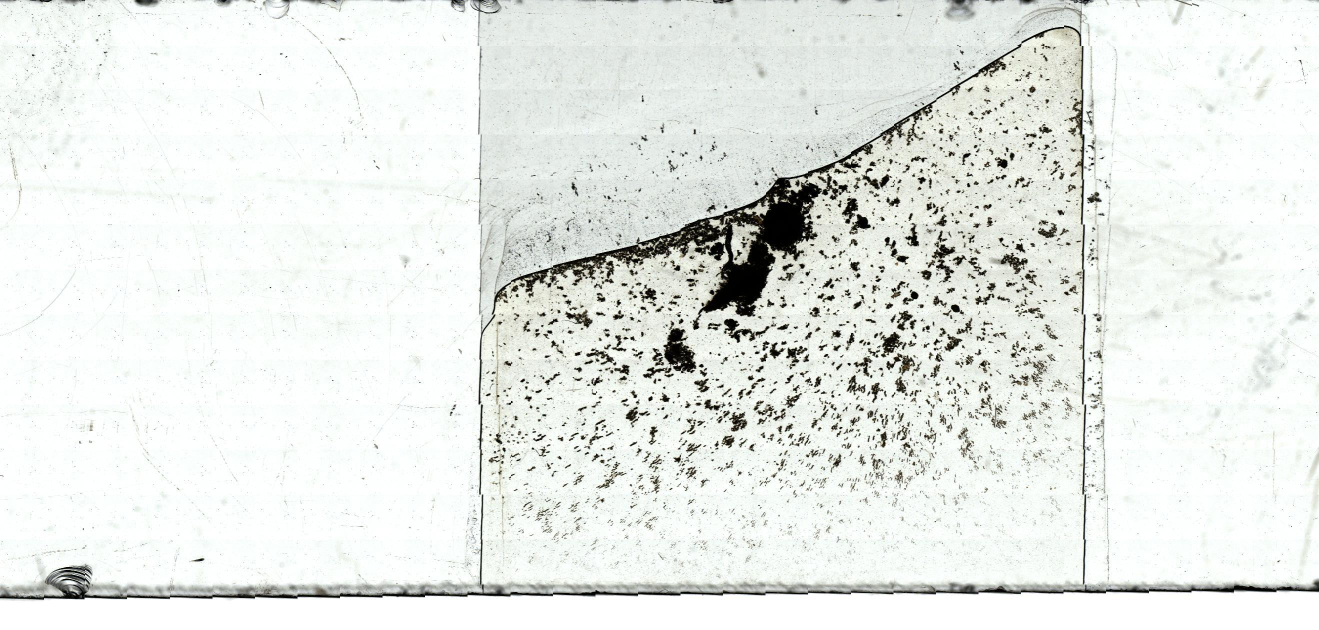
#> input picture test-images/thumb003.jpg, 2638 x 1259 px (shown at 1/2 size)
$ jupyter execute algo-exploring.ipynb   (shell and % lines are left out)
#> lines starting #> are read from the running program, lines starting #| are printed output that depends on the picture
### src/experiment.py
from attrs import define
import numpy as np
from math import pi, log
import matplotlib.pyplot as plt
import cv2 as cv

from polarization import PolarizationMethod, InertionPolarization
from peak_detection import PeakDetectionMethod, NausWallenstein
from segmentation import grid_from_image, segments_detection, loop_segment_list
from line_utils import draw_r_phi


def is_neighbour(one, other):
    return abs(one[0] - other[0]) < 40 and abs(one[1] - other[1]) < 0.02

@define
class ExperimentData:
    # original image
    img: np.ndarray
    # edges extracted from __img__
    edges: np.ndarray
    # segments extracted with grid from __edges__
    segments: list
    # peaks -- detected clusters of segments, likely one peak is one line
    peaks: dict
    # windows triggered peak detection algorithm
    windows: dict
    # deduplicated lines
    filtered_lines: list
    peak_detector: PeakDetectionMethod

    def __init__(self):
        self.segments = []
        self.peaks = {}
        self.windows = {}
        self.filtered_lines = []
        self.peak_detector = None

    def draw_edges(self):
        plt.imshow(self.edges, cmap='gray')

    # [17 lines left out: functions draw_scatter_lines, draw_segments, not called in this run]

    def draw_method_visualizing(self):
        if self.peak_detector != None:
            self.peak_detector.visualize()

    # [48 lines left out: functions draw_windows_dist, draw_lines, visualize, not called in this run]


def run_exp(img, grid_size=20, overlapping_step=0, edge=False,
            polarization_method: PolarizationMethod=InertionPolarization(),
            peak_detection_method: PeakDetectionMethod=NausWallenstein(),
            lines_count=10):

    exp_data = ExperimentData()
    exp_data.img = img
    exp_data.peak_detector = peak_detection_method
    if edge:
        edges = img
    else:
        edges = cv.Canny(img, 50, 400)
    exp_data.edges = edges

    grid = grid_from_image(edges, grid_size, overlapping_step)
    segments = segments_detection(grid, polarization_method)
    exp_data.segments = segments

    if len(segments) == 0:
        print("no segments on image")
        return exp_data

    segment_list = list(map(lambda x: x[0], segments))
    segment_list = loop_segment_list(segment_list, pi * 0.1)

    peaks, windows = exp_data.peak_detector.detect_peaks(segment_list, 5)
    exp_data.peaks, exp_data.windows = peaks, windows

    by_neighbour_amount = list(peaks.items())
    by_neighbour_amount.sort(key=lambda x: x[1])

    drawn = set()
    exp_data.filtered_lines = []
    i = 0
    while i < len(by_neighbour_amount) and len(drawn) < lines_count:
        print("line idx = ", i, "; score = ", by_neighbour_amount[i][0])
        is_drawn = False
        for other in drawn:
            if is_neighbour(by_neighbour_amount[i][0], other):
                is_drawn = True
                print(by_neighbour_amount[i][0], other, "are neighbours")
        if is_drawn:
            i += 1
            continue
        exp_data.filtered_lines.append(by_neighbour_amount[i])
        drawn.add(by_neighbour_amount[i][0])
        i += 1
    return exp_data

### src/segmentation.py
from polarization import PolarizationMethod
from cell import Cell
from math import pi

def grid_from_image(img, grid_size=60, overlapping_step=0):
    grid = []
    steps_iterable = [0]
    if overlapping_step != 0:
        steps_iterable = range(0, grid_size, overlapping_step)
    for step in steps_iterable:
        for i in range(step, img.shape[0], grid_size):
            grid.append([])
            for j in range(step, img.shape[1], grid_size):
                grid[-1].append(Cell(
                    i,
                    min(i + grid_size, img.shape[0]),
                    j,
                    min(j + grid_size, img.shape[1]),
                    img[i:i + grid_size,j: j + grid_size]))
    return grid

def segments_detection(grid, method: PolarizationMethod):
    segments = []
    for row in grid:
        for cell in row:
            result = method(cell)
            if result != None:
                segments.append((result, cell))
    return segments

def loop_segment_list(segments, shift=2 * pi):
    for i in range(len(segments)):
        elem = segments[i]
        if elem[1] < shift:
            segments.append((elem[0], elem[1] + 2 * pi))
    return segments

### src/polarization.py
import numpy as np
import matplotlib.pyplot as plt
from attrs import define
from abc import ABC, abstractmethod
from math import sqrt, atan2, hypot, sin, cos, pi
from typing import Optional, Tuple, List
from line_utils import abc2natural
from cell import Cell

class PolarizationMethod(ABC):
    @abstractmethod
    def __call__(self, cell: Cell):
        pass


class InertionPolarization(PolarizationMethod):
    def find_points_cloud_inertion(self, points: List[Tuple[int]]) -> Optional[Tuple[int]]:
        points = np.array(points)
        median = np.mean(points, axis=0)
        cov = np.cov(points.T)
        eig_values, eig_vectors = np.linalg.eig(cov)
        if eig_values[0] < eig_values[1]:
            eig_values[:] = eig_values[::-1]
            eig_vectors[:] = eig_vectors[::-1]

        direction = eig_vectors[1]
        normal = np.array([-direction[0], direction[1]])
        c = -normal.dot(median)
        a, b = normal
        if eig_values[1] != 0 and eig_values[0] / eig_values[1] < self.inertion: # there is no direction in data
            return None
        if 0:
            print(eig_vectors)
            print(eig_values)
            print(median)

            print(points)
            print(a, b, c)
            x, y = zip(*points)
            plt.scatter(y, x, marker='o')

            xlim = plt.gca().get_xlim()
            ylim = plt.gca().get_ylim()
            xlist = np.linspace(xlim[0], xlim[1], 100) # Create 1-D arrays for x,y dimensions
            ylist = np.linspace(ylim[0], ylim[1], 100)
            X, Y = np.meshgrid(xlist, ylist) # Create 2-D grid xlist,ylist values
            F = a * Y + b * X + c
            plt.contour(X, Y, F, [0], colors = 'black', linestyles = 'solid')
            plt.gca().invert_yaxis()
            r, phi = abc2natural((a, b, c))
            draw_r_phi((r, phi))
            plt.show()
        ret = abc2natural((a, b, c))
        return ret

    def __init__(self, inertion=10, noise_points=10):
        self.inertion = inertion
        self.noise_points = noise_points

    # [9 lines left out: function __call__, not called in this run]

class MaxComponentInertionPolarization(InertionPolarization):
    Shifts = [(-1, 0), (1, 0), (0, -1), (0, 1), (-1, -1), (-1, 1), (1, -1), (1, 1)]
    MaxComponents = 5
    def __init__(self, inertion=10, noise_points=10):
        super(MaxComponentInertionPolarization, self).__init__(inertion, noise_points)

    def find_components(self, cell: Cell) -> List[List[int]]:
        cell_colors = {}
        current_color = 0
        for i, row in enumerate(cell.elements):
            for j, elem in enumerate(row):
                if elem != 0 and cell_colors.get((i, j), -1) == -1:
                    cell_colors[(i, j)] = current_color
                    queue = [(i, j)]
                    begin = 0
                    while begin < len(queue):
                        x, y = queue[begin]
                        for sx, sy in self.Shifts:
                            if 0 <= x + sx < cell.down - cell.up and \
                                0 <= y + sy < cell.right - cell.left and \
                                cell.elements[x + sx][y + sy] != 0 and \
                                cell_colors.get((x + sx, y + sy), -1) != current_color:
                                    cell_colors[(x + sx, y + sy)] = current_color
                                    queue.append((x + sx, y + sy))
                        begin += 1
                    current_color += 1

        components = [[] for i in range(current_color)]
        for coords, color in cell_colors.items():
            components[color].append(coords)
        return components

    def __call__(self, cell: Cell) -> Optional[Tuple[int]]:
        components = self.find_components(cell)
        if len(components) == 0:
            return None
        x = np.array(list(map(len, components)))
        max_color = np.argmax(x)
        points = components[max_color]
        if len(points) < self.noise_points:
            return None
        for i in range(len(points)):
            points[i] = (points[i][0] + cell.up, points[i][1] + cell.left)
        return self.find_points_cloud_inertion(points)

### src/line_utils.py
from math import pi, cos, sin, atan2, hypot
import numpy as np
import matplotlib.pyplot as plt
from cell import Cell

def dist(l1, l2, rescale=1):
    r = abs(l1[0] - l2[0])
    phi = abs(l1[1] - l2[1])
    return hypot(r / rescale, phi)

def abc2natural(line):
    a, b, c = line
    r = -c / hypot(a, b)
    phi = atan2(b, a)
    if r < 0:
        r = -r
        phi = phi + pi
    if phi < 0:
        phi += 2 * pi
    return (r, phi)

# [38 lines left out: functions natural2abc, draw_abc, draw_r_phi, unzip_pairs, not called in this run]

### src/tree_clustering.py
from peak_detection import PeakDetectionMethod
from line_utils import dist, unzip_pairs
import matplotlib.pyplot as plt
from math import pi, e, factorial, sqrt
from scipy.stats import norm
import numpy as np

class Edge:
    def __init__(self, length, u, v):
        self.length = length
        self.u = u
        self.v = v

    # [4 lines left out: function __le__, not called in this run]

    def __lt__(self, other):
        if type(other) is int or float:
            return self.length < other
        return self.length < other.length

    # [4 lines left out: function __ge__, not called in this run]

    def __gt__(self, other):
        if type(other) is int or float:
            return self.length > other
        return self.length > other.length

    def __eq__(self, other):
        if type(other) is int or float:
            return self.length == other
        return self.length == other.length

class Component:
    # [4 lines left out: function __init__, not called in this run]

    def show(self):
        x, y = unzip_pairs(self.points)
        plt.scatter(x, y, marker='.')


class TreeClustering(PeakDetectionMethod):
    def __init__(self, alpha, cutting_dist=1, rescale=1):
        """
        alpha - probability that cluster is accidental
        cutting_dist - distance for separating clusters
        rescale - scale for x axis. x / rescale and y are scaled similarly
        """

        self.alpha = alpha
        self.rescale = rescale
        self.cutting_dist = cutting_dist
        self.factorials = {}
        self.k0 = 0
        self.gamma = 0

    # [9 lines left out: function calc_pi, not called in this run]

    def calc_bounding_box(self):
        bound = self.cutting_dist * 5
        min_x, min_y = self.point_list[0]
        max_x, max_y = min_x, min_y
        for x, y in self.point_list:
            min_x = min(min_x, x)
            min_y = min(min_y, y)
            max_x = max(max_x, x)
            max_y = max(max_y, y)
        self.bbox_shape = max_x - min_x + self.rescale * bound, max_y - min_y + bound
        print("bounding box size: ", self.bbox_shape)

    def find_minimal_tree(self):
        point_list = self.point_list
        self.dists = [0] * len(point_list)
        for i, p in enumerate(point_list):
            self.dists[i] = Edge(dist(p, point_list[0], self.rescale), 0, i)
        self.dists[0] = Edge(-1, -1, -1)
        self.edge_list = []
        self.total_tree_length = 0
        for i in range(len(point_list) - 1):
            best_d, best_j = 1e9, 0
            for j, d in enumerate(self.dists):
                if -1 < d < best_d:
                    best_d = d
                    best_j = j

            self.edge_list.append(self.dists[best_j])
            self.total_tree_length += self.dists[best_j].length
            self.dists[best_j] = Edge(-1, -1, -1)
            for j, p in enumerate(point_list):
                if self.dists[j] != -1:
                    new_dist = Edge(dist(p, point_list[best_j], self.rescale), best_j, j)
                    self.dists[j] = min(self.dists[j], new_dist)


    # [63 lines left out: functions find_components, create_tree_graph, create_criteria, not called in this run]

    def find_distribution_parameters(self):
        self.calc_bounding_box()
        self.density = len(self.point_list) / (self.bbox_shape[0] * self.bbox_shape[1])
        self.k0 = self.density * pi * self.cutting_dist ** 2 * self.rescale
        print("k0 =", self.k0)
        #self.k0 = 1.5
        self.gamma = 0.41 - 0.042 * self.k0

        edge_distribution = lambda x: (1 - e ** (-self.gamma * self.k0 * (x / self.cutting_dist)** 2)) / (1 - e ** (-self.gamma * self.k0))
        mean_agg = 0
        square_agg = 0
        distrib_v = []
        density_v = []
        last_prob = 0
        for i in np.linspace(0, self.cutting_dist, 1000):
            new_prob = edge_distribution(i)
            distrib_v.append(new_prob)
            density = (new_prob - last_prob)
            density_v.append(density)
            last_prob = new_prob
            mean_agg += i * density
            square_agg += i * i * density
        print(edge_distribution(self.cutting_dist))
        plt.plot( np.linspace(0, self.cutting_dist, 1000), distrib_v)
        plt.plot( np.linspace(0, self.cutting_dist, 1000), density_v)
        plt.show()
        square_agg -= mean_agg ** 2
        self.edge_e = mean_agg
        self.edge_v = square_agg
        return


    def detect_peaks(self, point_list, max_amount):
        self.point_list = point_list
        self.find_distribution_parameters()
        self.find_minimal_tree()
        self.filtered_edges = list(filter(lambda e: e.length < self.cutting_dist, self.edge_list))
        self.create_tree_graph()
        self.find_components()
        self.create_criteria()
        self.components_to_return = list(filter(lambda c: c.size >= self.max_size or c.tree_length < self.length_quantiles[c.size], self.components))
        self.result = {}
        for c in self.components_to_return:
            x_center, y_center = 0, 0
            for p in c.points:
                x_center += p[0]
                y_center += p[1]
            x_center /= c.size
            y_center /= c.size
            self.result[(x_center, y_center)] = -c.size / (c.tree_length + 1) ** 6
        return self.result, {}

    # [31 lines left out: functions visualize, visualize_clusters, not called in this run]

### src/peak_detection.py
import matplotlib.pyplot as plt
from math import pi, log

class PeakDetectionMethod:
    def detect_peaks(self, point_list, max_amount):
        pass
    def visualize(self):
        pass

class NausWallenstein(PeakDetectionMethod):

    # [22 lines left out: function binomial, not called in this run]

    def __init__(self, alpha=0.01, r_window=20, phi_window=0.02):
        self.r_window = r_window
        self.phi_window = phi_window
        self.alpha = alpha
        self.result = {}
        self.binomial_cache = {}
        self.binomial_sums = {}
        self.outer_windows = {}

    # [110 lines left out: functions count_statistic, window_search, add_new_statistic, inner_search, visualize, detect_peaks, not called in this run]


### src/algo-exploring.ipynb
[cell 1]
import numpy as np
import cv2 as cv
import matplotlib.pyplot as plt
import seaborn as sns
from attrs import define
from abc import ABC, abstractmethod
from math import sqrt, atan2, hypot, sin, cos, pi, log
from typing import Optional, Tuple, List
from scipy.interpolate import griddata
from peak_detection import NausWallenstein
from tree_clustering import TreeClustering

[cell 2]
from test_generator import Line, generate_image, apply_general_noise
from polarization import\
    MaxComponentInertionPolarization,\
    InertionPolarization
from cell import Cell
from line_utils import abc2natural, natural2abc, draw_r_phi, draw_abc
from segmentation import grid_from_image, segments_detection, loop_segment_list
from peak_detection import NausWallenstein
from experiment import ExperimentData, run_exp

[cell 3]
img = cv.imread("../test-images/thumb003.jpg", 0)
edges = cv.Canny(img, 30, 200)
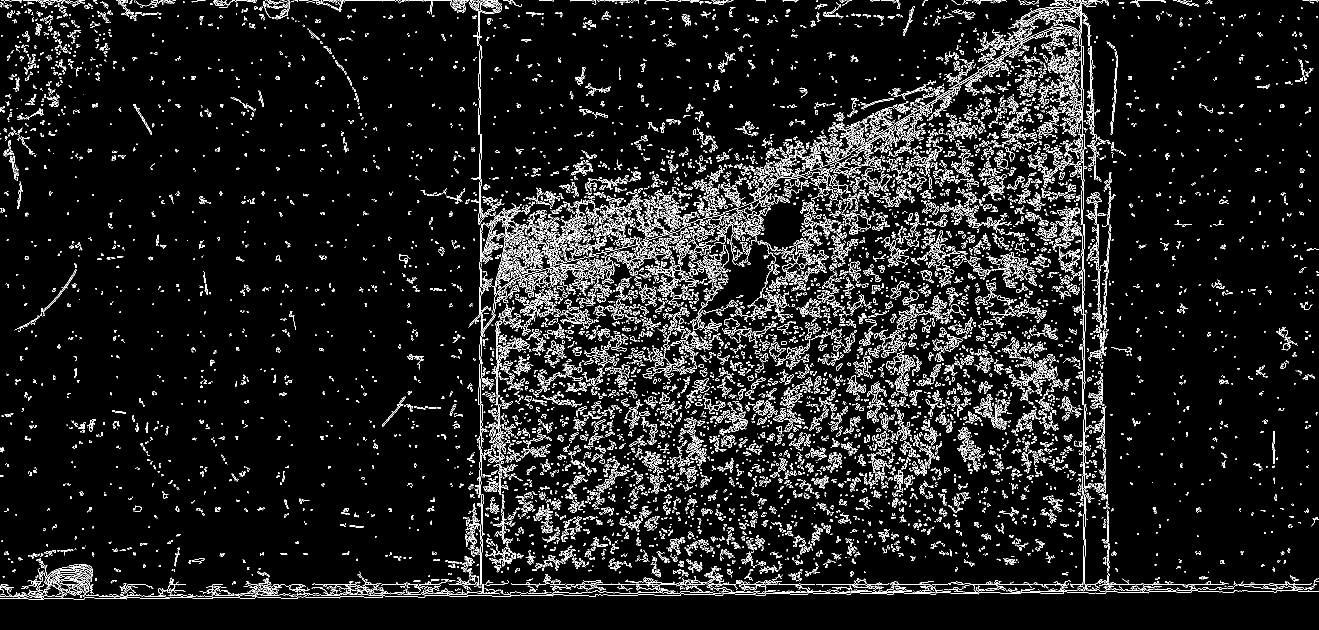
#> edges: shape (1259, 2638) (shown at 1/2 size); 7.5% white in thin lines or dots
img

[cell 4]
plt.figure(figsize=(15, 9))
plt.subplot(211)
plt.imshow(img, cmap = 'gray')
plt.title('Original Image')

plt.subplot(212)
plt.imshow(edges,cmap = 'gray')
plt.title('Edge Image')
plt.show()
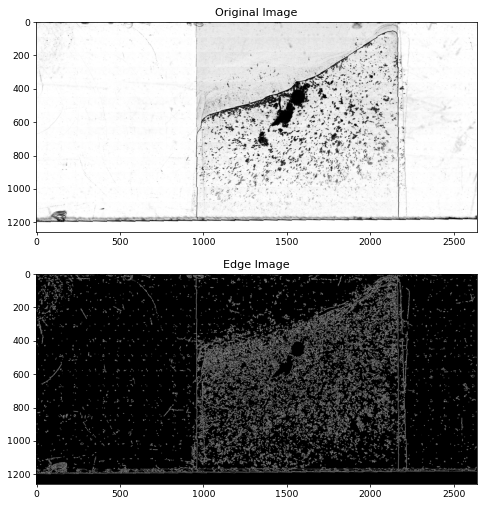
#> figure drawn by matplotlib, 2 panels

[cell 5]
clustering = TreeClustering(alpha=0.00001, rescale=sum(img.shape) / (4 * pi), cutting_dist=0.02)
#> (the rest of the program and of its run is left out)
